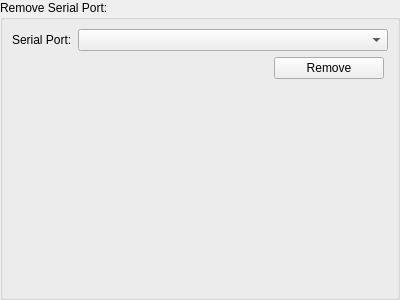
<?xml version="1.0" encoding="UTF-8"?>
<ui version="4.0">
 <class>PGSPRemove</class>
 <widget class="QWidget" name="PGSPRemove">
  <property name="geometry">
   <rect>
    <x>0</x>
    <y>0</y>
    <width>400</width>
    <height>300</height>
   </rect>
  </property>
  <property name="windowTitle">
   <string>Form</string>
  </property>
  <layout class="QVBoxLayout" name="verticalLayout">
   <property name="spacing">
    <number>0</number>
   </property>
   <property name="leftMargin">
    <number>0</number>
   </property>
   <property name="topMargin">
    <number>0</number>
   </property>
   <property name="rightMargin">
    <number>0</number>
   </property>
   <property name="bottomMargin">
    <number>0</number>
   </property>
   <item>
    <widget class="QGroupBox" name="groupBox_2">
     <property name="title">
      <string>Remove Serial Port:</string>
     </property>
     <layout class="QGridLayout" name="gridLayout_2">
      <item row="0" column="0">
       <widget class="QLabel" name="label">
        <property name="text">
         <string>Serial Port:</string>
        </property>
       </widget>
      </item>
      <item row="0" column="1">
       <widget class="QComboBox" name="cbSerialPorts">
        <property name="sizePolicy">
         <sizepolicy hsizetype="MinimumExpanding" vsizetype="Fixed">
          <horstretch>0</horstretch>
          <verstretch>0</verstretch>
         </sizepolicy>
        </property>
       </widget>
      </item>
      <item row="1" column="0" colspan="2">
       <widget class="QWidget" name="widget_7" native="true">
        <layout class="QHBoxLayout" name="horizontalLayout_3">
         <property name="spacing">
          <number>24</number>
         </property>
         <property name="leftMargin">
          <number>0</number>
         </property>
         <property name="topMargin">
          <number>0</number>
         </property>
         <property name="rightMargin">
          <number>4</number>
         </property>
         <property name="bottomMargin">
          <number>0</number>
         </property>
         <item>
          <spacer name="horizontalSpacer_2">
           <property name="orientation">
            <enum>Qt::Horizontal</enum>
           </property>
           <property name="sizeHint" stdset="0">
            <size>
             <width>349</width>
             <height>20</height>
            </size>
           </property>
          </spacer>
         </item>
         <item>
          <widget class="QPushButton" name="btnDoSPRemove">
           <property name="minimumSize">
            <size>
             <width>110</width>
             <height>0</height>
            </size>
           </property>
           <property name="text">
            <string>Remove</string>
           </property>
          </widget>
         </item>
        </layout>
       </widget>
      </item>
      <item row="2" column="0">
       <spacer name="verticalSpacer_3">
        <property name="orientation">
         <enum>Qt::Vertical</enum>
        </property>
        <property name="sizeHint" stdset="0">
         <size>
          <width>20</width>
          <height>102</height>
         </size>
        </property>
       </spacer>
      </item>
     </layout>
    </widget>
   </item>
  </layout>
 </widget>
 <resources/>
 <connections/>
</ui>
